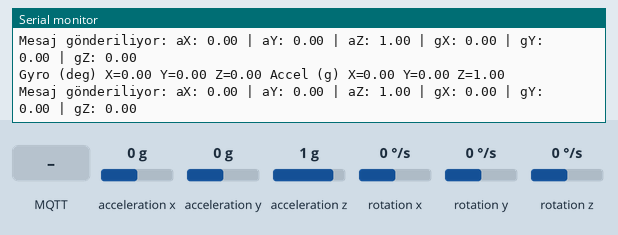
Simulated run of this sketch. Board: ESP32. Parts: the last lines printed to the serial monitor. Wiring (inferred from the names in the program): MPU-6050 motion sensor at I2C address 0x68. The test bench sets the inputs (shaded band); at power-on: rotation x 0 °/s, rotation y 0 °/s, rotation z 0 °/s, acceleration x 0 g, acceleration y 0 g, acceleration z 1 g. WiFi joins after 1.5 s; servers stay silent unless stated; no MQTT or app messages arrive unless stated.

Above: at 2.7 s.
2.8 s: rotation x set to -192 °/s
At 3.11 s:
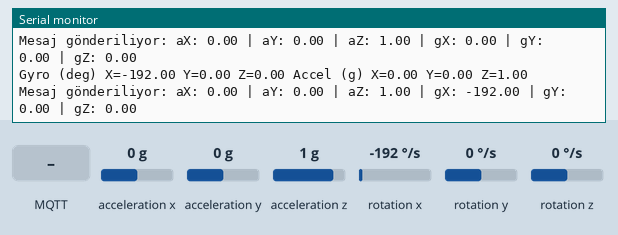
5.8 s: MQTT message "1" arrives on the first subscribed topic
8.8 s: rotation y set to -2 °/s
At 8.89 s:
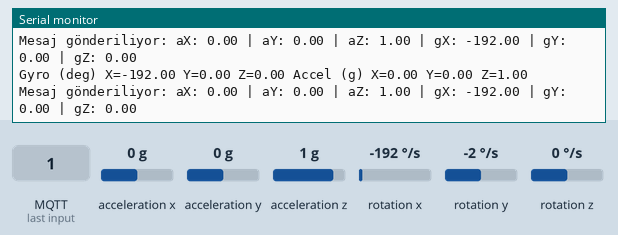
10.3 s: rotation z set to -192 °/s
At 10.49 s:
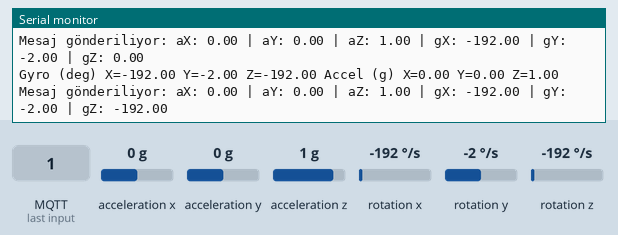

Measured:
- after the input at 2.8 s, the serial monitor: prints a new line after 0.16 s (image 1)
- after the input at 10.3 s, the serial monitor: prints a new line at once (image 3)

The sketch:

imu_esp_code.ino
```cpp
#include <Wire.h>
#include <WiFi.h>
#include <PubSubClient.h>

// WiFi ve MQTT bilgileri
const char* ssid = "raspiai";
const char* password = "lahmacun";
const char* mqtt_server = "192.168.113.135";
const int mqtt_port = 1883;

const char* gondericiTopic = "esp32/gonderici";
const char* aliciTopic = "esp32/alici";

WiFiClient espClient;
PubSubClient client(espClient);

// MPU6050 veri değişkenleri
long accelX, accelY, accelZ;
float gForceX, gForceY, gForceZ;
long gyroX, gyroY, gyroZ;
float rotX, rotY, rotZ;

void setup() {
  Serial.begin(9600);
  setup_wifi();
  client.setServer(mqtt_server, mqtt_port);
  client.setCallback(callback);

  // I2C başlatma
  Wire.begin(21, 22); // SDA = GPIO 21, SCL = GPIO 22
  setupMPU();
}

void loop() {
  if (!client.connected()) {
    reconnect();
  }
  client.loop();

  recordAccelRegisters();
  recordGyroRegisters();
  printData();

  // Verileri MQTT sunucusuna gönder
  sendData();

  delay(100);
}

void setup_wifi() {
  delay(10);
  Serial.println();
  Serial.print("WiFi'ye bağlanılıyor: ");
  Serial.println(ssid);

  WiFi.begin(ssid, password);

  while (WiFi.status() != WL_CONNECTED) {
    delay(500);
    Serial.print(".");
  }

  Serial.println("");
  Serial.println("WiFi'ye bağlandı");
  Serial.println("IP Adresi: ");
  Serial.println(WiFi.localIP());
}

void callback(char* topic, byte* payload, unsigned int length) {
  Serial.print("Mesaj geldi [");
  Serial.print(topic);
  Serial.print("] ");

  for (int i = 0; i < length; i++) {
    Serial.print((char)payload[i]);
  }
  Serial.println();
}

void reconnect() {
  while (!client.connected()) {
    Serial.print("MQTT sunucusuna bağlanılıyor...");
    if (client.connect("ESP32Client")) {
      Serial.println("Bağlandı");
      client.subscribe(gondericiTopic);
    } else {
      Serial.print("Bağlantı hatası, tekrar deneyecek: ");
      Serial.println(client.state());
      delay(5000);
    }
  }
}

void setupMPU() {
  Wire.beginTransmission(0b1101000); // MPU'nun I2C adresi
  Wire.write(0x6B); // Güç Yönetim kaydı (Sek. 4.28)
  Wire.write(0b00000000); // SLEEP kaydını 0'a ayarlama
  Wire.endTransmission();
  Wire.beginTransmission(0b1101000); // MPU'nun I2C adresi
  Wire.write(0x1B); // Jiroskop Konfigürasyon kaydına erişim (Sek. 4.4)
  Wire.write(0b00000000); // Jiroskobu +/- 250deg./s olarak ayarlama
  Wire.endTransmission();
  Wire.beginTransmission(0b1101000); // MPU'nun I2C adresi
  Wire.write(0x1C); // İvmeölçer Konfigürasyon kaydına erişim (Sek. 4.5)
  Wire.write(0b00000000); // İvmeölçeri +/- 2g olarak ayarlama
  Wire.endTransmission();
}

void recordAccelRegisters() {
  Wire.beginTransmission(0b1101000); //I2C address of the MPU
  Wire.write(0x3B); //Starting register for Accel Readings
  Wire.endTransmission();
  Wire.requestFrom(0b1101000, 6); //Request Accel Registers (3B - 40)
  while (Wire.available() < 6);
  accelX = (Wire.read() << 8 | Wire.read());
  accelY = (Wire.read() << 8 | Wire.read());
  accelZ = (Wire.read() << 8 | Wire.read());

  // Two's complement conversion
  if (accelX >= 0x8000) accelX = -((65535 - accelX) + 1);
  if (accelY >= 0x8000) accelY = -((65535 - accelY) + 1);
  if (accelZ >= 0x8000) accelZ = -((65535 - accelZ) + 1);

  processAccelData();
}

void processAccelData() {
  gForceX = accelX / 16384.0;
  gForceY = accelY / 16384.0;
  gForceZ = accelZ / 16384.0;
}

void recordGyroRegisters() {
  Wire.beginTransmission(0b1101000); //I2C address of the MPU
  Wire.write(0x43); //Starting register for Gyro Readings
  Wire.endTransmission();
  Wire.requestFrom(0b1101000, 6); //Request Gyro Registers (43 - 48)
  while (Wire.available() < 6);
  gyroX = (Wire.read() << 8 | Wire.read());
  gyroY = (Wire.read() << 8 | Wire.read());
  gyroZ = (Wire.read() << 8 | Wire.read());

  // Two's complement conversion
  if (gyroX >= 0x8000) gyroX = -((65535 - gyroX) + 1);
  if (gyroY >= 0x8000) gyroY = -((65535 - gyroY) + 1);
  if (gyroZ >= 0x8000) gyroZ = -((65535 - gyroZ) + 1);

  processGyroData();
}

void processGyroData() {
  rotX = gyroX / 131.0;
  rotY = gyroY / 131.0;
  rotZ = gyroZ / 131.0;
}

void printData() {
  Serial.print("Gyro (deg)");
  Serial.print(" X=");
  Serial.print(rotX);
  Serial.print(" Y=");
  Serial.print(rotY);
  Serial.print(" Z=");
  Serial.print(rotZ);
  Serial.print(" Accel (g)");
  Serial.print(" X=");
  Serial.print(gForceX);
  Serial.print(" Y=");
  Serial.print(gForceY);
  Serial.print(" Z=");
  Serial.println(gForceZ);
}

void sendData() {
  String message = "aX: " + String(gForceX) + " | aY: " + String(gForceY) + " | aZ: " + String(gForceZ)
                 + " | gX: " + String(rotX) + " | gY: " + String(rotY) + " | gZ: " + String(rotZ);
  Serial.print("Mesaj gönderiliyor: ");
  Serial.println(message);
  client.publish(aliciTopic, message.c_str());
}
```
